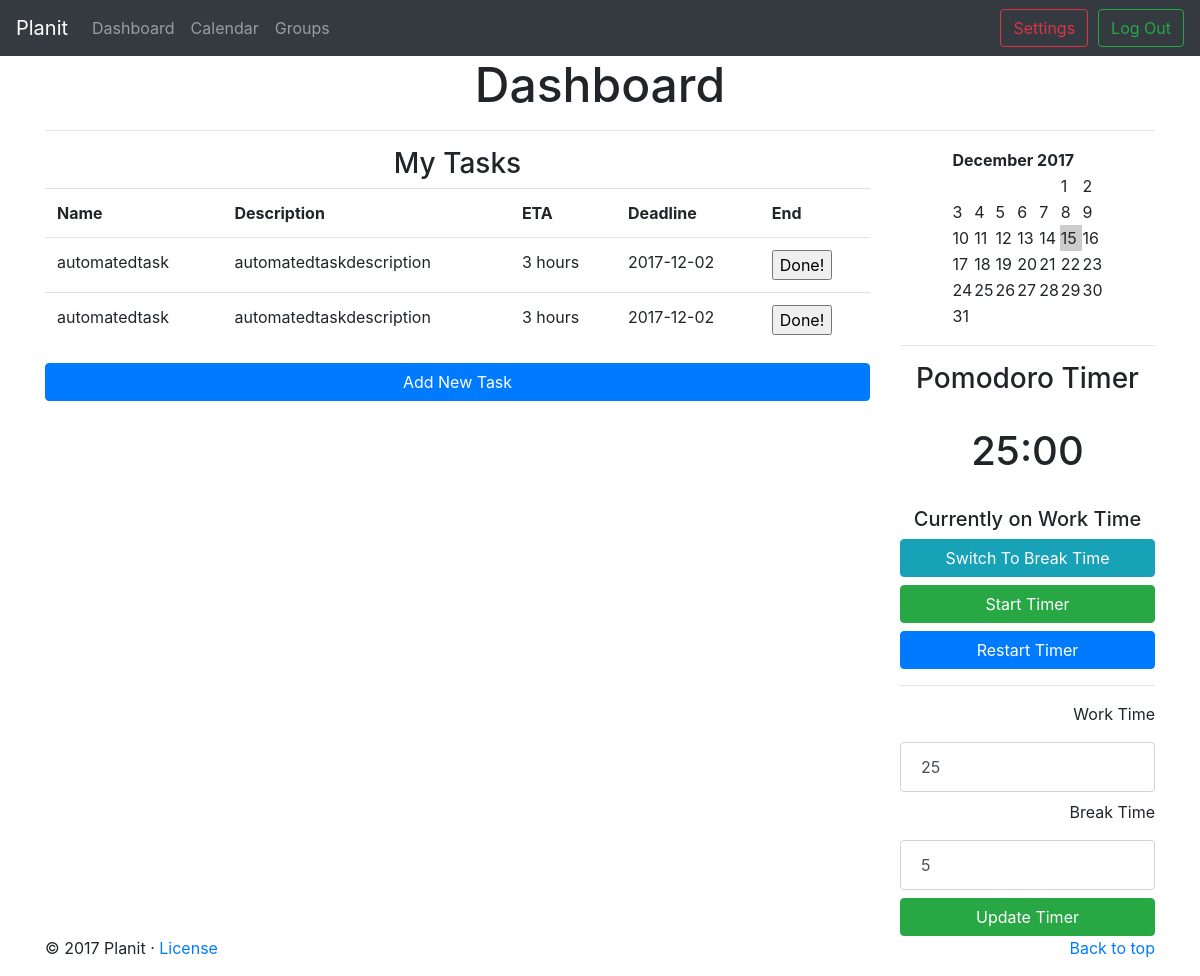
The page /content/dashboard.php (signed in) on the database its author committed.
### tables this page shows
create table if not exists `tasks` (
	`task_id` integer auto_increment primary key,
	`username` char(40) references users(username),
	`task_name` varchar(40) not null,
	`deadline` datetime,
	`description` varchar(140),
	`ETA` varchar(40),
    `complete` tinyint(1) not null default 0
);

### php/load_tasks.php (the view, shortened to what this page needs)
<?php
    $connection = mysqli_connect('localhost', 'root', 'password', 'planit');
    $query = "SELECT * FROM tasks WHERE username = '{$_SESSION['login_user']}'";
    $resultset = mysqli_query($connection,$query);
    echo "<table class = \"table\">";
    echo "<tr>";
    echo "<th>Name</th>";
    echo "<th>Description</th>";
    echo "<th>ETA</th>";
    echo "<th>Deadline</th>";
    echo "<th>End</th>";
    echo "</tr>";
    while ($row = mysqli_fetch_array($resultset, MYSQLI_NUM)) {
        if($row[6] == 0){
            echo "<tr>";
            echo "<td>$row[2]</td>";
            echo "<td>$row[4]</td>";
            echo "<td>$row[5]</td>";
            $dateString = explode(" ", $row[3]);
            echo "<td>$dateString[0]</td>";
            echo "<td><input type=\"submit\" class=\"button\" name=\"".$row[0]."\" value=\"Done!\"/></td>";
            echo "</tr>";
        }
    }
    echo "</table>";
?>

### rows shown on the page
tasks: task_name "automatedtask", description "automatedtaskdescription", ETA "3 hours", deadline "2017-12-02"
tasks: task_name "automatedtask", description "automatedtaskdescription", ETA "3 hours", deadline "2017-12-02"

### other values the page prints
$date['month'] "December"
$date['year'] "2017"
$dayNum "1"
$dayNum "2"
$dayNum "3"
$dayNum "4"
$dayNum "5"
$dayNum "6"
$dayNum "7"
$dayNum "8"
$dayNum "9"
$dayNum "10"
$dayNum "11"
$dayNum "12"
$dayNum "13"
